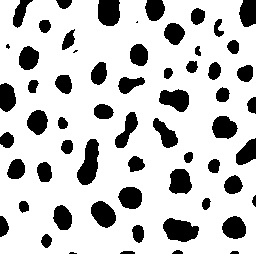
#> input picture images/cells.jpg, 256 x 254 px
$ python minimum_filter.py
#> lines starting #> are read from the running program, lines starting #| are printed output that depends on the picture
#> further down, input_image is the input picture: shape (254, 256); min 0, max 255, mean 200.2
import numpy as np
import cv2

def ApplyMedian(input_image, size):
#> called with size = 6
    height, width = input_image.shape
#> height = 254; width = 256
    #padded Image
    padding = size-1
    stpt = int(padding/2)
    large_image = np.zeros((height+padding, width+padding))
    large_image[stpt:height+stpt, stpt:width+stpt] = input_image
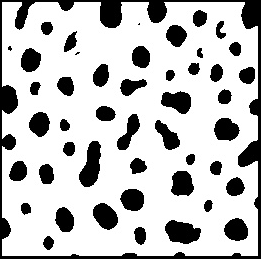
#> large_image: shape (259, 261) float64; min 0, max 255, mean 192.6
    img_out = np.zeros((height, width))
    for i in range(stpt, height+stpt):
        for j in range(stpt, width+stpt):
            s = []
            for k in range(size):
                for l in range(size):
                    y = k - stpt
                    x = l - stpt
                    s.append(large_image[i+y][j+x])
            img_out[i-stpt][j-stpt] = min(s)
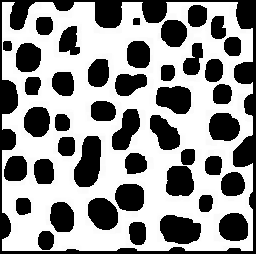
#> img_out: shape (254, 256) float64; min 0, max 255, mean 149.9
    return img_out

image_name = 'images/cells.jpg'
input_image = cv2.imread(image_name, 0)
outimage = ApplyMedian(input_image, 6)
cv2.imwrite('minimum.jpg', outimage)
